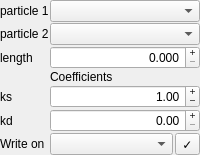
             <widget class="QWidget" name="widget_particle_spring" native="true">
              <layout class="QFormLayout" name="formLayout_2">
               <property name="horizontalSpacing">
                <number>1</number>
               </property>
               <property name="verticalSpacing">
                <number>1</number>
               </property>
               <property name="leftMargin">
                <number>0</number>
               </property>
               <property name="topMargin">
                <number>0</number>
               </property>
               <property name="rightMargin">
                <number>0</number>
               </property>
               <property name="bottomMargin">
                <number>0</number>
               </property>
               <item row="0" column="0">
                <widget class="QLabel" name="label_particle_spring_p1">
                 <property name="text">
                  <string>particle 1</string>
                 </property>
                </widget>
               </item>
               <item row="0" column="1">
                <widget class="QComboBox" name="comboBox_particle_spring_p1">
                 <property name="focusPolicy">
                  <enum>Qt::NoFocus</enum>
                 </property>
                </widget>
               </item>
               <item row="1" column="0">
                <widget class="QLabel" name="label_particle_spring_p2">
                 <property name="text">
                  <string>particle 2</string>
                 </property>
                </widget>
               </item>
               <item row="1" column="1">
                <widget class="QComboBox" name="comboBox_particle_spring_p2">
                 <property name="focusPolicy">
                  <enum>Qt::NoFocus</enum>
                 </property>
                </widget>
               </item>
               <item row="2" column="0">
                <widget class="QLabel" name="label_particle_spring_length">
                 <property name="text">
                  <string>length</string>
                 </property>
                </widget>
               </item>
               <item row="2" column="1">
                <widget class="QDoubleSpinBox" name="doubleSpinBox_particle_spring_length">
                 <property name="focusPolicy">
                  <enum>Qt::ClickFocus</enum>
                 </property>
                 <property name="alignment">
                  <set>Qt::AlignRight|Qt::AlignTrailing|Qt::AlignVCenter</set>
                 </property>
                 <property name="buttonSymbols">
                  <enum>QAbstractSpinBox::PlusMinus</enum>
                 </property>
                 <property name="accelerated">
                  <bool>true</bool>
                 </property>
                 <property name="decimals">
                  <number>3</number>
                 </property>
                 <property name="maximum">
                  <double>100.000000000000000</double>
                 </property>
                 <property name="singleStep">
                  <double>0.050000000000000</double>
                 </property>
                </widget>
               </item>
               <item row="3" column="1">
                <widget class="QLabel" name="label_particle_spring_coefficient">
                 <property name="text">
                  <string>Coefficients</string>
                 </property>
                </widget>
               </item>
               <item row="4" column="0">
                <widget class="QLabel" name="label_particle_spring_ks">
                 <property name="text">
                  <string>ks</string>
                 </property>
                </widget>
               </item>
               <item row="4" column="1">
                <widget class="QDoubleSpinBox" name="doubleSpinBox_particle_spring_ks">
                 <property name="focusPolicy">
                  <enum>Qt::ClickFocus</enum>
                 </property>
                 <property name="alignment">
                  <set>Qt::AlignRight|Qt::AlignTrailing|Qt::AlignVCenter</set>
                 </property>
                 <property name="buttonSymbols">
                  <enum>QAbstractSpinBox::PlusMinus</enum>
                 </property>
                 <property name="accelerated">
                  <bool>true</bool>
                 </property>
                 <property name="maximum">
                  <double>100.000000000000000</double>
                 </property>
                 <property name="singleStep">
                  <double>0.050000000000000</double>
                 </property>
                 <property name="value">
                  <double>1.000000000000000</double>
                 </property>
                </widget>
               </item>
               <item row="5" column="0">
                <widget class="QLabel" name="label_particle_spring_kd">
                 <property name="text">
                  <string>kd</string>
                 </property>
                </widget>
               </item>
               <item row="5" column="1">
                <widget class="QDoubleSpinBox" name="doubleSpinBox_particle_spring_kd">
                 <property name="focusPolicy">
                  <enum>Qt::WheelFocus</enum>
                 </property>
                 <property name="alignment">
                  <set>Qt::AlignRight|Qt::AlignTrailing|Qt::AlignVCenter</set>
                 </property>
                 <property name="buttonSymbols">
                  <enum>QAbstractSpinBox::PlusMinus</enum>
                 </property>
                 <property name="accelerated">
                  <bool>true</bool>
                 </property>
                 <property name="maximum">
                  <double>100.000000000000000</double>
                 </property>
                 <property name="singleStep">
                  <double>0.050000000000000</double>
                 </property>
                </widget>
               </item>
               <item row="6" column="0">
                <widget class="QLabel" name="label_particle_spring_write">
                 <property name="text">
                  <string>Write on</string>
                 </property>
                </widget>
               </item>
               <item row="6" column="1">
                <layout class="QHBoxLayout" name="horizontalLayout_particle_spring_write">
                 <property name="spacing">
                  <number>2</number>
                 </property>
                 <item>
                  <widget class="QComboBox" name="comboBox_particle_spring_write">
                   <property name="focusPolicy">
                    <enum>Qt::NoFocus</enum>
                   </property>
                  </widget>
                 </item>
                 <item>
                  <widget class="QToolButton" name="toolButton_particle_spring_write">
                   <property name="focusPolicy">
                    <enum>Qt::NoFocus</enum>
                   </property>
                   <property name="text">
                    <string>✓</string>
                   </property>
                  </widget>
                 </item>
                </layout>
               </item>
              </layout>
             </widget>
